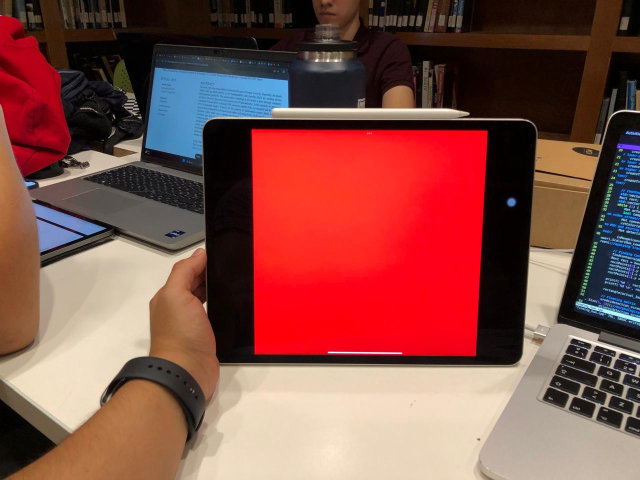
#> input picture Opencv/image.jpeg, 1280 x 960 px, given in place of image.png, which was not available (shown at 1/2 size)
$ python Canny.py
#> lines starting #> are read from the running program, lines starting #| are printed output that depends on the picture; pictures that were not available may be replaced by others from this repository, and a replacement may not be noted
import numpy as np
import cv2 as cv

def NonMaxSup(img, theta, H, W):
    NON_MAX = np.empty((H,W))
    deg = (theta * 180.0)/np.pi
    izq = 0
    der = 0
    for i in range(0, H):
        for j in range(0, W):
            try:
                #NON_MAX[i][j] = 0
                if(deg[i][j] <= 0.0):
                    der = img[i][j+1]
                    izq = img[i][j-1]
                elif(0 < deg[i][j] <= 45.0):
                    der = img[i-1][j+1]
                    izq = img[i+1][j-1]
                elif(45.0 < deg[i][j] <= 90.0):
                    der = img[i+1][j] # PIXEL ABAJO
                    izq = img[i-1][j] # PIXEL ARRIBA
                elif(90.0 < deg[i][j] <= 135.0):
                    der = img[i+1][j+1]
                    izq = img[i-1][j-1]

                if(img[i][j] >= der and img[i][j] >= izq):
                    NON_MAX[i][j] = img[i][j]
                else:
                    NON_MAX[i][j] = 0

            except IndexError as e:
                pass
    return NON_MAX


def Hysteresis(img, Low, High, H, W):
    for i in range(0,H):
        for j in range(0,W):
            if(Low < img[i][j] < High):
                try:
                    if((img[i][j+1] > High) or (img[i][j-1] > High) or (img[i-1][j+1] > High) or
                        (img[i+1][j-1] > High) or (img[i+1][j] > High) or (img[i-1][j] > High) or
                        (img[i+1][j+1] > High) or (img[i-1][j-1] > High)):
                        img[i][j] = 255
                    else:
                        img[i][j] = 0
                except IndexError as e:
                    pass
            elif(img[i][j] >= High):
                img[i][j] = 255
            # else:
            #     img[i][j] = 255
    return img


if __name__ == '__main__':
    High = 30
    Low = 10

    IMG = cv.imread('./image.png')
#> IMG is the input picture: shape (960, 1280, 3); mean B, G, R 72.4, 79, 133
    #IMG = cv.resize(IMG, (0, 0), fx = 0.1, fy = 0.1)
    H, W = IMG.shape[:2]
#> H = 960; W = 1280
    # PASAR DE RGB A GRAYSCALE
    # En RGB cada pixel es un vector de tres valores
    # En gray scale cada pixel tiene un solo valor de intensidad
    IMG_G = cv.cvtColor(IMG, cv.COLOR_BGR2GRAY)
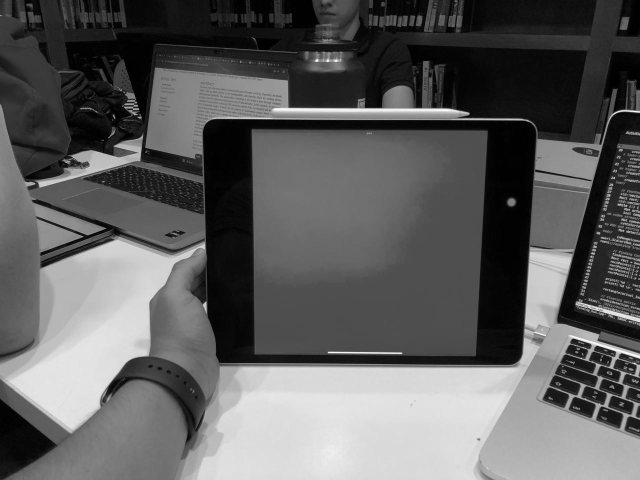
#> IMG_G: shape (960, 1280) (shown at 1/2 size); min 0, max 253, mean 94.4

    mask = cv.Canny(IMG,High,Low)
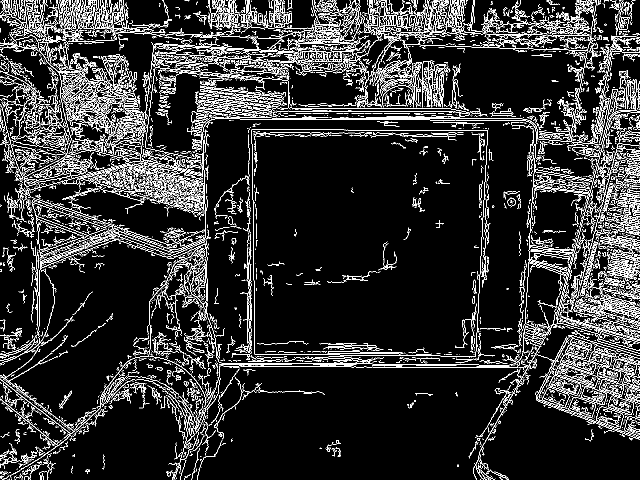
#> mask: shape (960, 1280) (shown at 1/2 size); 11.3% white in thin lines or dots

    GAUSS_K = np.array([[2,4,  5, 4,2],
                        [4,9, 12, 9,4],
                        [5,12,15,12,5],
                        [4,9, 12, 9,4],
                        [2,4,  5, 4,2]], np.float32)/159

    GAUSS = cv.filter2D(IMG_G,-1,GAUSS_K)

    Gx =  np.array([[-1, 0, 1],
                    [-2, 0, 2],
                    [-1, 0, 1]], np.float32)

    Gy =  np.array([[-1,-2,-1],
                    [ 0, 0, 0],
                    [ 1, 2, 1]], np.float32)

    Mx = cv.filter2D(GAUSS,-1,Gx)
    My = cv.filter2D(GAUSS,-1,Gy)

    SOBEL = cv.filter2D(Mx,-1,Gy)
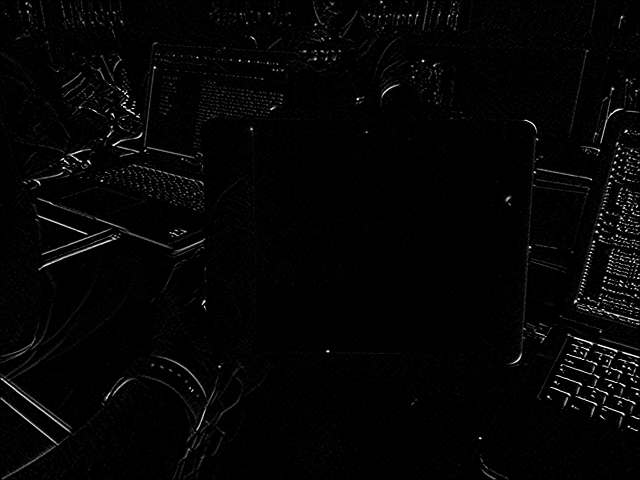
#> SOBEL: shape (960, 1280) (shown at 1/2 size); min 0, max 255, mean 4.7

    # GRADIANTE
    G = np.hypot(Mx, My)
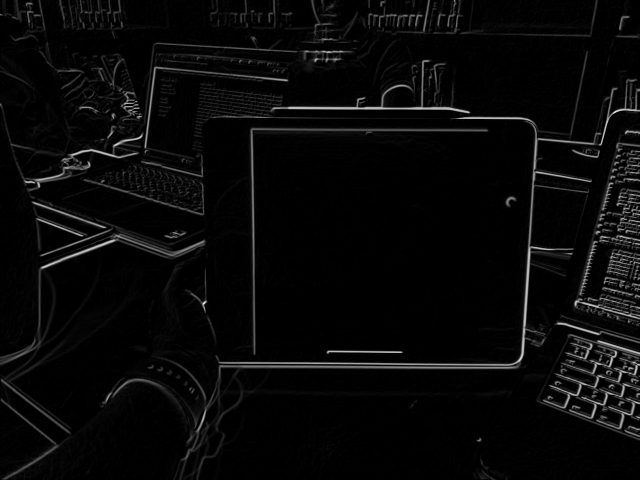
#> G: shape (960, 1280) float16 (shown at 1/2 size); min 0, max 346, mean 12; drawn with min black and max white
    # DIRECCION
    theta = np.arctan2(My, Mx)
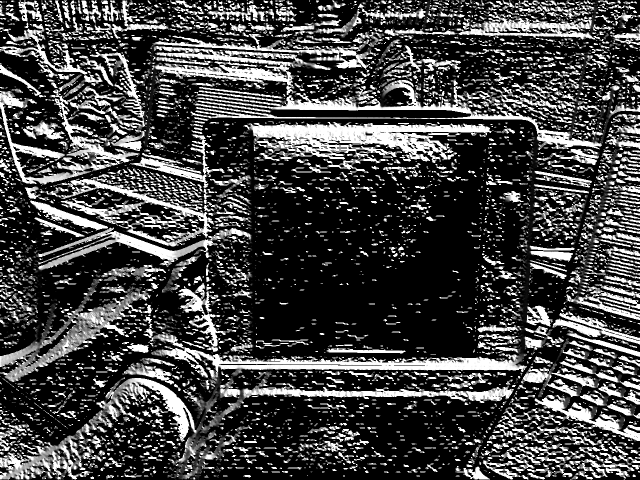
#> theta: shape (960, 1280) float16 (shown at 1/2 size); min 0, max 1.57, mean 0.427; drawn with min black and max white

    # Solo nos importa la dirección del gradiente
    NON_MAX = NonMaxSup(G, theta, H, W)
#> after the loop in NonMaxSup, `for i in range(0, H):`:
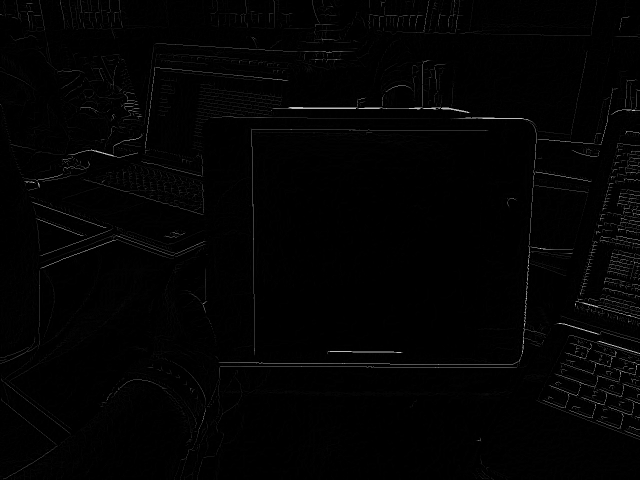
#> NON_MAX: shape (960, 1280) float64 (shown at 1/2 size); min 0, max 346, mean 3.8; drawn with min black and max white
    HYST = Hysteresis(NON_MAX, Low, High, H, W)
#> after the loop in Hysteresis, `for i in range(0,H):`:
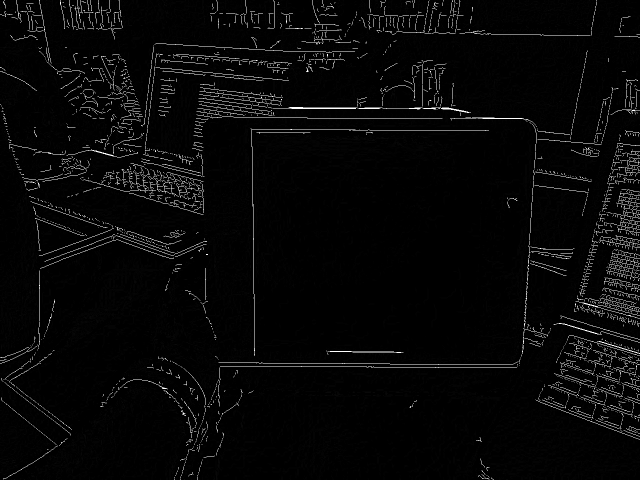
#> img: shape (960, 1280) float64 (shown at 1/2 size); min 0, max 255, mean 7.7

    cv.imwrite("test.png", HYST)
    # [15 lines of commented-out code are left out]
